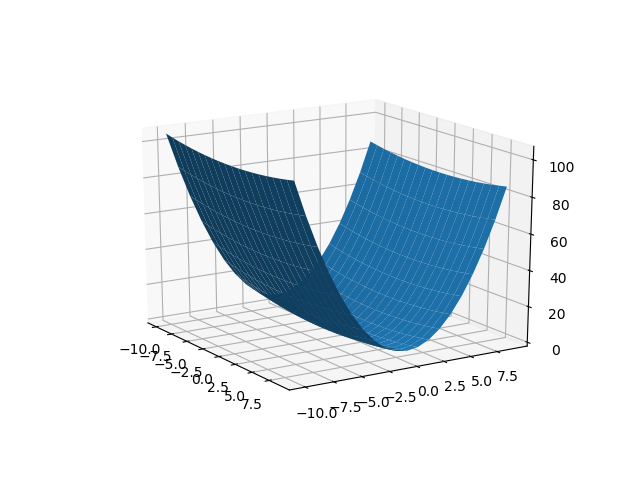

Python code for this plot:
from mpl_toolkits.mplot3d import Axes3D
import numpy as np
import matplotlib.pyplot as plt

fig = plt.figure()
ax = plt.axes(projection='3d')

x = np.arange(-10,10,1)
y = np.arange(-10,10,1)
X, Y = np.meshgrid(x, y)
Z = 1/20*X*X+Y*Y


ax.plot_surface(X,Y,Z)
plt.show()
